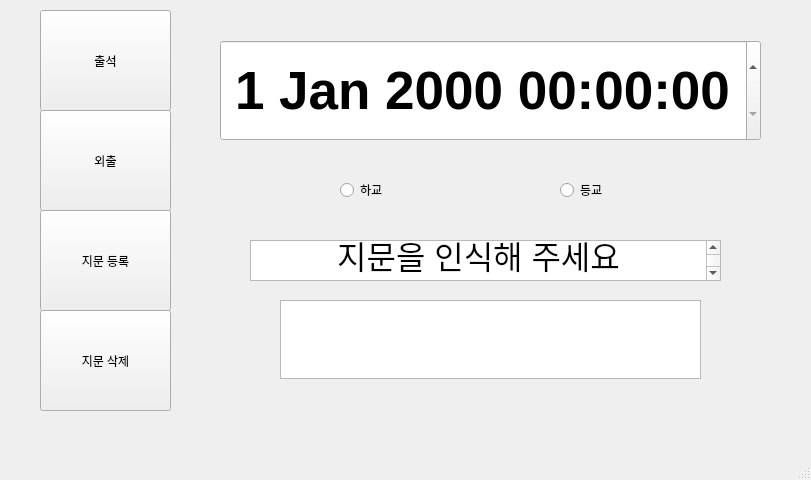
<?xml version="1.0" encoding="UTF-8"?>
<ui version="4.0">
 <class>MainWindow</class>
 <widget class="QMainWindow" name="MainWindow">
  <property name="geometry">
   <rect>
    <x>0</x>
    <y>0</y>
    <width>811</width>
    <height>480</height>
   </rect>
  </property>
  <property name="windowTitle">
   <string>MainWindow</string>
  </property>
  <widget class="QWidget" name="centralwidget">
   <widget class="QPushButton" name="pushButton">
    <property name="geometry">
     <rect>
      <x>40</x>
      <y>10</y>
      <width>131</width>
      <height>101</height>
     </rect>
    </property>
    <property name="text">
     <string>출석</string>
    </property>
   </widget>
   <widget class="QPushButton" name="pushButton_2">
    <property name="geometry">
     <rect>
      <x>40</x>
      <y>110</y>
      <width>131</width>
      <height>101</height>
     </rect>
    </property>
    <property name="text">
     <string>외출</string>
    </property>
   </widget>
   <widget class="QPushButton" name="pushButton_3">
    <property name="geometry">
     <rect>
      <x>40</x>
      <y>210</y>
      <width>131</width>
      <height>101</height>
     </rect>
    </property>
    <property name="text">
     <string>지문 등록</string>
    </property>
   </widget>
   <widget class="QPushButton" name="pushButton_4">
    <property name="geometry">
     <rect>
      <x>40</x>
      <y>310</y>
      <width>131</width>
      <height>101</height>
     </rect>
    </property>
    <property name="text">
     <string>지문 삭제</string>
    </property>
   </widget>
   <widget class="QStackedWidget" name="stackedWidget">
    <property name="geometry">
     <rect>
      <x>180</x>
      <y>10</y>
      <width>611</width>
      <height>391</height>
     </rect>
    </property>
    <property name="currentIndex">
     <number>0</number>
    </property>
    <widget class="QWidget" name="page">
     <widget class="QDateTimeEdit" name="dateTimeEdit">
      <property name="geometry">
       <rect>
        <x>40</x>
        <y>30</y>
        <width>541</width>
        <height>101</height>
       </rect>
      </property>
      <property name="font">
       <font>
        <pointsize>40</pointsize>
        <weight>75</weight>
        <bold>true</bold>
       </font>
      </property>
      <property name="focusPolicy">
       <enum>Qt::WheelFocus</enum>
      </property>
      <property name="alignment">
       <set>Qt::AlignCenter</set>
      </property>
     </widget>
     <widget class="QRadioButton" name="radioButton">
      <property name="geometry">
       <rect>
        <x>380</x>
        <y>170</y>
        <width>100</width>
        <height>20</height>
       </rect>
      </property>
      <property name="text">
       <string>등교</string>
      </property>
     </widget>
     <widget class="QRadioButton" name="radioButton_2">
      <property name="geometry">
       <rect>
        <x>160</x>
        <y>170</y>
        <width>100</width>
        <height>20</height>
       </rect>
      </property>
      <property name="text">
       <string>하교</string>
      </property>
     </widget>
     <widget class="QTextBrowser" name="textBrowser">
      <property name="geometry">
       <rect>
        <x>70</x>
        <y>230</y>
        <width>471</width>
        <height>41</height>
       </rect>
      </property>
      <property name="html">
       <string>&lt;!DOCTYPE HTML PUBLIC &quot;-//W3C//DTD HTML 4.0//EN&quot; &quot;http://www.w3.org/TR/REC-html40/strict.dtd&quot;&gt;
&lt;html&gt;&lt;head&gt;&lt;meta name=&quot;qrichtext&quot; content=&quot;1&quot; /&gt;&lt;style type=&quot;text/css&quot;&gt;
p, li { white-space: pre-wrap; }
&lt;/style&gt;&lt;/head&gt;&lt;body style=&quot; font-family:'.AppleSystemUIFont'; font-size:13pt; font-weight:400; font-style:normal;&quot;&gt;
&lt;p align=&quot;center&quot; style=&quot; margin-top:0px; margin-bottom:0px; margin-left:0px; margin-right:0px; -qt-block-indent:0; text-indent:0px;&quot;&gt;&lt;span style=&quot; font-size:24pt;&quot;&gt;지문을 인식해 주세요&lt;/span&gt;&lt;/p&gt;&lt;/body&gt;&lt;/html&gt;</string>
      </property>
     </widget>
     <widget class="QTextEdit" name="textEdit">
      <property name="geometry">
       <rect>
        <x>100</x>
        <y>290</y>
        <width>421</width>
        <height>79</height>
       </rect>
      </property>
     </widget>
    </widget>
    <widget class="QWidget" name="page_2">
     <widget class="QDateTimeEdit" name="dateTimeEdit_2">
      <property name="geometry">
       <rect>
        <x>40</x>
        <y>30</y>
        <width>541</width>
        <height>101</height>
       </rect>
      </property>
      <property name="font">
       <font>
        <pointsize>40</pointsize>
        <weight>75</weight>
        <bold>true</bold>
       </font>
      </property>
      <property name="focusPolicy">
       <enum>Qt::WheelFocus</enum>
      </property>
      <property name="alignment">
       <set>Qt::AlignCenter</set>
      </property>
     </widget>
     <widget class="QRadioButton" name="radioButton_3">
      <property name="geometry">
       <rect>
        <x>120</x>
        <y>170</y>
        <width>100</width>
        <height>20</height>
       </rect>
      </property>
      <property name="text">
       <string>식사 </string>
      </property>
     </widget>
     <widget class="QRadioButton" name="radioButton_4">
      <property name="geometry">
       <rect>
        <x>270</x>
        <y>170</y>
        <width>100</width>
        <height>20</height>
       </rect>
      </property>
      <property name="text">
       <string>도서관</string>
      </property>
     </widget>
     <widget class="QRadioButton" name="radioButton_5">
      <property name="geometry">
       <rect>
        <x>420</x>
        <y>170</y>
        <width>100</width>
        <height>20</height>
       </rect>
      </property>
      <property name="text">
       <string>기타</string>
      </property>
     </widget>
     <widget class="QTextBrowser" name="textBrowser_2">
      <property name="geometry">
       <rect>
        <x>70</x>
        <y>230</y>
        <width>471</width>
        <height>41</height>
       </rect>
      </property>
      <property name="html">
       <string>&lt;!DOCTYPE HTML PUBLIC &quot;-//W3C//DTD HTML 4.0//EN&quot; &quot;http://www.w3.org/TR/REC-html40/strict.dtd&quot;&gt;
&lt;html&gt;&lt;head&gt;&lt;meta name=&quot;qrichtext&quot; content=&quot;1&quot; /&gt;&lt;style type=&quot;text/css&quot;&gt;
p, li { white-space: pre-wrap; }
&lt;/style&gt;&lt;/head&gt;&lt;body style=&quot; font-family:'.AppleSystemUIFont'; font-size:13pt; font-weight:400; font-style:normal;&quot;&gt;
&lt;p align=&quot;center&quot; style=&quot; margin-top:0px; margin-bottom:0px; margin-left:0px; margin-right:0px; -qt-block-indent:0; text-indent:0px;&quot;&gt;&lt;span style=&quot; font-size:24pt;&quot;&gt;지문을 인식해 주세요&lt;/span&gt;&lt;/p&gt;&lt;/body&gt;&lt;/html&gt;</string>
      </property>
     </widget>
     <widget class="QTextEdit" name="textEdit_2">
      <property name="geometry">
       <rect>
        <x>100</x>
        <y>290</y>
        <width>421</width>
        <height>79</height>
       </rect>
      </property>
     </widget>
    </widget>
    <widget class="QWidget" name="page_3">
     <widget class="QTextEdit" name="textEdit_3">
      <property name="geometry">
       <rect>
        <x>100</x>
        <y>50</y>
        <width>421</width>
        <height>79</height>
       </rect>
      </property>
      <property name="html">
       <string>&lt;!DOCTYPE HTML PUBLIC &quot;-//W3C//DTD HTML 4.0//EN&quot; &quot;http://www.w3.org/TR/REC-html40/strict.dtd&quot;&gt;
&lt;html&gt;&lt;head&gt;&lt;meta name=&quot;qrichtext&quot; content=&quot;1&quot; /&gt;&lt;style type=&quot;text/css&quot;&gt;
p, li { white-space: pre-wrap; }
&lt;/style&gt;&lt;/head&gt;&lt;body style=&quot; font-family:'.AppleSystemUIFont'; font-size:13pt; font-weight:400; font-style:normal;&quot;&gt;
&lt;p align=&quot;center&quot; style=&quot; margin-top:0px; margin-bottom:0px; margin-left:0px; margin-right:0px; -qt-block-indent:0; text-indent:0px;&quot;&gt;&lt;span style=&quot; font-size:24pt;&quot;&gt;학번을 입력해주세요&lt;/span&gt;&lt;/p&gt;&lt;/body&gt;&lt;/html&gt;</string>
      </property>
     </widget>
     <widget class="QPushButton" name="pushButton_5">
      <property name="geometry">
       <rect>
        <x>10</x>
        <y>170</y>
        <width>100</width>
        <height>100</height>
       </rect>
      </property>
      <property name="text">
       <string>1</string>
      </property>
     </widget>
     <widget class="QPushButton" name="pushButton_6">
      <property name="geometry">
       <rect>
        <x>110</x>
        <y>170</y>
        <width>100</width>
        <height>100</height>
       </rect>
      </property>
      <property name="text">
       <string>2</string>
      </property>
     </widget>
     <widget class="QPushButton" name="pushButton_7">
      <property name="geometry">
       <rect>
        <x>210</x>
        <y>170</y>
        <width>100</width>
        <height>100</height>
       </rect>
      </property>
      <property name="text">
       <string>3</string>
      </property>
     </widget>
     <widget class="QPushButton" name="pushButton_8">
      <property name="geometry">
       <rect>
        <x>310</x>
        <y>170</y>
        <width>100</width>
        <height>100</height>
       </rect>
      </property>
      <property name="text">
       <string>4</string>
      </property>
     </widget>
     <widget class="QPushButton" name="pushButton_9">
      <property name="geometry">
       <rect>
        <x>410</x>
        <y>170</y>
        <width>100</width>
        <height>100</height>
       </rect>
      </property>
      <property name="text">
       <string>5</string>
      </property>
     </widget>
     <widget class="QPushButton" name="pushButton_10">
      <property name="geometry">
       <rect>
        <x>510</x>
        <y>170</y>
        <width>100</width>
        <height>100</height>
       </rect>
      </property>
      <property name="text">
       <string>&lt;-</string>
      </property>
     </widget>
     <widget class="QPushButton" name="pushButton_11">
      <property name="geometry">
       <rect>
        <x>10</x>
        <y>280</y>
        <width>100</width>
        <height>100</height>
       </rect>
      </property>
      <property name="text">
       <string>6</string>
      </property>
     </widget>
     <widget class="QPushButton" name="pushButton_12">
      <property name="geometry">
       <rect>
        <x>110</x>
        <y>280</y>
        <width>100</width>
        <height>100</height>
       </rect>
      </property>
      <property name="text">
       <string>7</string>
      </property>
     </widget>
     <widget class="QPushButton" name="pushButton_13">
      <property name="geometry">
       <rect>
        <x>210</x>
        <y>280</y>
        <width>100</width>
        <height>100</height>
       </rect>
      </property>
      <property name="text">
       <string>8</string>
      </property>
     </widget>
     <widget class="QPushButton" name="pushButton_14">
      <property name="geometry">
       <rect>
        <x>310</x>
        <y>280</y>
        <width>100</width>
        <height>100</height>
       </rect>
      </property>
      <property name="text">
       <string>9</string>
      </property>
     </widget>
     <widget class="QPushButton" name="pushButton_15">
      <property name="geometry">
       <rect>
        <x>410</x>
        <y>280</y>
        <width>100</width>
        <height>100</height>
       </rect>
      </property>
      <property name="text">
       <string>0</string>
      </property>
     </widget>
     <widget class="QPushButton" name="pushButton_16">
      <property name="geometry">
       <rect>
        <x>510</x>
        <y>280</y>
        <width>100</width>
        <height>100</height>
       </rect>
      </property>
      <property name="text">
       <string>확인</string>
      </property>
     </widget>
    </widget>
    <widget class="QWidget" name="page_4">
     <widget class="QTextEdit" name="textEdit_7">
      <property name="geometry">
       <rect>
        <x>100</x>
        <y>50</y>
        <width>421</width>
        <height>79</height>
       </rect>
      </property>
      <property name="html">
       <string>&lt;!DOCTYPE HTML PUBLIC &quot;-//W3C//DTD HTML 4.0//EN&quot; &quot;http://www.w3.org/TR/REC-html40/strict.dtd&quot;&gt;
&lt;html&gt;&lt;head&gt;&lt;meta name=&quot;qrichtext&quot; content=&quot;1&quot; /&gt;&lt;style type=&quot;text/css&quot;&gt;
p, li { white-space: pre-wrap; }
&lt;/style&gt;&lt;/head&gt;&lt;body style=&quot; font-family:'.AppleSystemUIFont'; font-size:13pt; font-weight:400; font-style:normal;&quot;&gt;
&lt;p align=&quot;center&quot; style=&quot; margin-top:0px; margin-bottom:0px; margin-left:0px; margin-right:0px; -qt-block-indent:0; text-indent:0px;&quot;&gt;&lt;span style=&quot; font-size:24pt;&quot;&gt;학번을 입력해주세요&lt;/span&gt;&lt;/p&gt;&lt;/body&gt;&lt;/html&gt;</string>
      </property>
     </widget>
     <widget class="QPushButton" name="pushButton_29">
      <property name="geometry">
       <rect>
        <x>10</x>
        <y>170</y>
        <width>100</width>
        <height>100</height>
       </rect>
      </property>
      <property name="text">
       <string>1</string>
      </property>
     </widget>
     <widget class="QPushButton" name="pushButton_30">
      <property name="geometry">
       <rect>
        <x>110</x>
        <y>170</y>
        <width>100</width>
        <height>100</height>
       </rect>
      </property>
      <property name="text">
       <string>2</string>
      </property>
     </widget>
     <widget class="QPushButton" name="pushButton_31">
      <property name="geometry">
       <rect>
        <x>210</x>
        <y>170</y>
        <width>100</width>
        <height>100</height>
       </rect>
      </property>
      <property name="text">
       <string>3</string>
      </property>
     </widget>
     <widget class="QPushButton" name="pushButton_32">
      <property name="geometry">
       <rect>
        <x>310</x>
        <y>170</y>
        <width>100</width>
        <height>100</height>
       </rect>
      </property>
      <property name="text">
       <string>4</string>
      </property>
     </widget>
     <widget class="QPushButton" name="pushButton_33">
      <property name="geometry">
       <rect>
        <x>410</x>
        <y>170</y>
        <width>100</width>
        <height>100</height>
       </rect>
      </property>
      <property name="text">
       <string>5</string>
      </property>
     </widget>
     <widget class="QPushButton" name="pushButton_34">
      <property name="geometry">
       <rect>
        <x>510</x>
        <y>170</y>
        <width>100</width>
        <height>100</height>
       </rect>
      </property>
      <property name="text">
       <string>&lt;-</string>
      </property>
     </widget>
     <widget class="QPushButton" name="pushButton_35">
      <property name="geometry">
       <rect>
        <x>10</x>
        <y>280</y>
        <width>100</width>
        <height>100</height>
       </rect>
      </property>
      <property name="text">
       <string>6</string>
      </property>
     </widget>
     <widget class="QPushButton" name="pushButton_36">
      <property name="geometry">
       <rect>
        <x>110</x>
        <y>280</y>
        <width>100</width>
        <height>100</height>
       </rect>
      </property>
      <property name="text">
       <string>7</string>
      </property>
     </widget>
     <widget class="QPushButton" name="pushButton_37">
      <property name="geometry">
       <rect>
        <x>210</x>
        <y>280</y>
        <width>100</width>
        <height>100</height>
       </rect>
      </property>
      <property name="text">
       <string>8</string>
      </property>
     </widget>
     <widget class="QPushButton" name="pushButton_38">
      <property name="geometry">
       <rect>
        <x>310</x>
        <y>280</y>
        <width>100</width>
        <height>100</height>
       </rect>
      </property>
      <property name="text">
       <string>9</string>
      </property>
     </widget>
     <widget class="QPushButton" name="pushButton_39">
      <property name="geometry">
       <rect>
        <x>410</x>
        <y>280</y>
        <width>100</width>
        <height>100</height>
       </rect>
      </property>
      <property name="text">
       <string>0</string>
      </property>
     </widget>
     <widget class="QPushButton" name="pushButton_40">
      <property name="geometry">
       <rect>
        <x>510</x>
        <y>280</y>
        <width>100</width>
        <height>100</height>
       </rect>
      </property>
      <property name="text">
       <string>확인</string>
      </property>
     </widget>
    </widget>
   </widget>
  </widget>
  <widget class="QMenuBar" name="menubar">
   <property name="geometry">
    <rect>
     <x>0</x>
     <y>0</y>
     <width>811</width>
     <height>37</height>
    </rect>
   </property>
  </widget>
  <widget class="QStatusBar" name="statusbar"/>
 </widget>
 <resources/>
 <connections/>
</ui>
